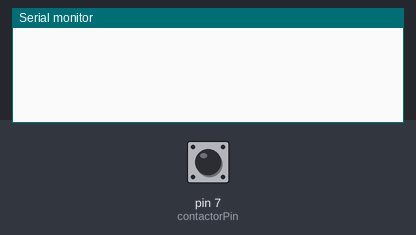
The sketch below on a simulated Arduino Uno, built with avr-gcc and run on an emulated ATmega328P. Shown: the last lines printed to the serial monitor. The test bench sets the inputs (shaded band); at power-on: pin 7 (contactorPin) HIGH.

Above: at 1.2 s.
1.3 s: pin 7 (contactorPin) pulled LOW for 0.15 s
At 1.46 s:
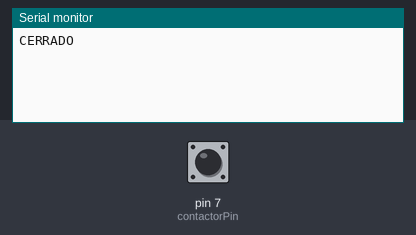
At 2.0 s:
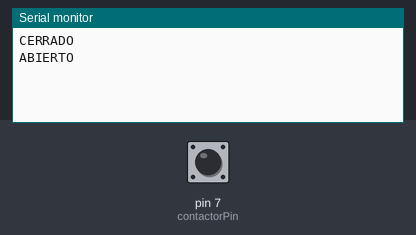

Measured:
- after the input at 1.3 s, the serial monitor: prints a new line at once (image 1)

The sketch:

raspdomotic_UNOR3WIFI_contactor1_arduinoMC.ino
```cpp
const int contactorPin = 7;  // Pin de entrada en el Arduino
int lastState = HIGH;

void setup() {
  Serial.begin(115200);  // Comunicación Serial con el ESP8266
  pinMode(contactorPin, INPUT_PULLUP);  // Configura el pin del contactor como entrada
}

void loop() {
  int currentState = digitalRead(contactorPin);

  if (currentState != lastState) {
    if (currentState == LOW) {
      Serial.println("CERRADO");
    } else {
      Serial.println("ABIERTO");
    }
    lastState = currentState;
  }

  delay(100);  // Pequeño retardo para evitar lecturas erráticas
}
```
